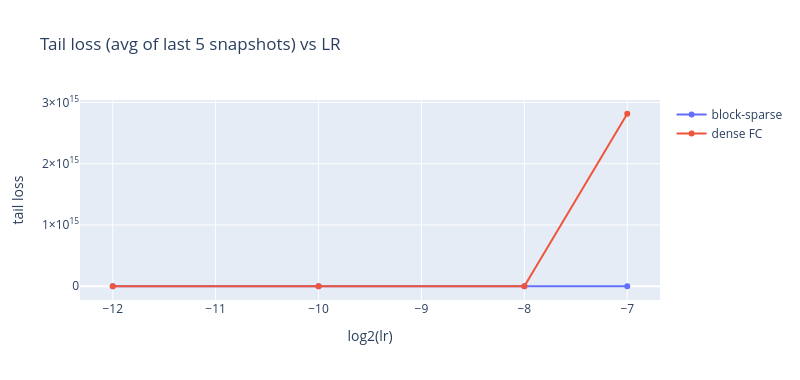
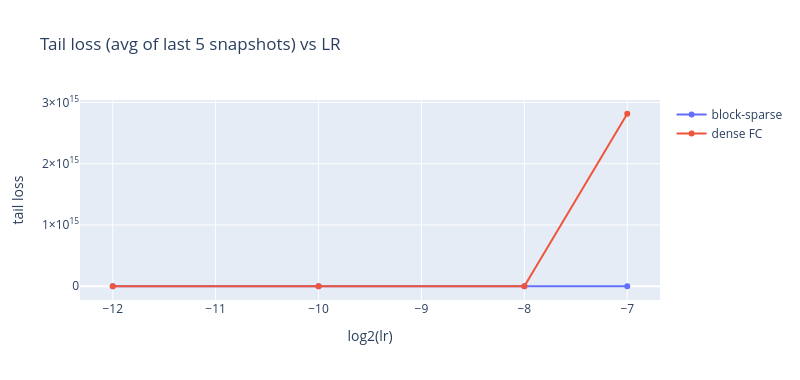

Notebook source saved alongside these figures, in order:
### Code cell
def plot_lr_sweep():
    """Tail loss vs LR for both static sweeps."""
    lrs = sorted(block_sweep.keys())
    block_tail = [float(np.mean(block_sweep[lr]['avg_loss'][-TAIL_WINDOW:])) for lr in lrs]
    fc_tail    = [float(np.mean(fc_sweep[lr]['avg_loss'][-TAIL_WINDOW:])) for lr in lrs]
    fig = go.Figure()
    fig.add_trace(go.Scatter(x=[np.log2(lr) for lr in lrs], y=block_tail,
                             mode='lines+markers', name='block-sparse'))
    fig.add_trace(go.Scatter(x=[np.log2(lr) for lr in lrs], y=fc_tail,
                             mode='lines+markers', name='dense FC'))
    fig.update_layout(title=f'Tail loss (avg of last {TAIL_WINDOW} snapshots) vs LR',
                      xaxis_title='log2(lr)', yaxis_title='tail loss',
                      width=800, height=380)
    fig.show()
    return fig


plot_lr_sweep()

### Figure 1 — Plotly figure (JSON) as saved in the notebook; plotly's stock layout.template omitted (floating-point values rounded to 4 significant figures)
{"data": [{"mode": "lines+markers", "name": "block-sparse", "type": "scatter", "x": [-12, -10, -8, -7], "y": [0.06363, 0.01286, 0.001378, 0.00767]}, {"mode": "lines+markers", "name": "dense FC", "type": "scatter", "x": [-12, -10, -8, -7], "y": [0.08835, 0.03788, 0.07283, 2814709770223616]}], "layout": {"height": 380, "title": {"text": "Tail loss (avg of last 5 snapshots) vs LR"}, "width": 800, "xaxis": {"title": {"text": "log2(lr)"}}, "yaxis": {"title": {"text": "tail loss"}}}}

### Figure 2 — Plotly figure (JSON) as saved in the notebook; plotly's stock layout.template omitted (floating-point values rounded to 4 significant figures)
{"data": [{"mode": "lines+markers", "name": "block-sparse", "type": "scatter", "x": [-12, -10, -8, -7], "y": [0.06363, 0.01286, 0.001378, 0.00767]}, {"mode": "lines+markers", "name": "dense FC", "type": "scatter", "x": [-12, -10, -8, -7], "y": [0.08835, 0.03788, 0.07283, 2814709770223616]}], "layout": {"height": 380, "title": {"text": "Tail loss (avg of last 5 snapshots) vs LR"}, "width": 800, "xaxis": {"title": {"text": "log2(lr)"}}, "yaxis": {"title": {"text": "tail loss"}}}}
